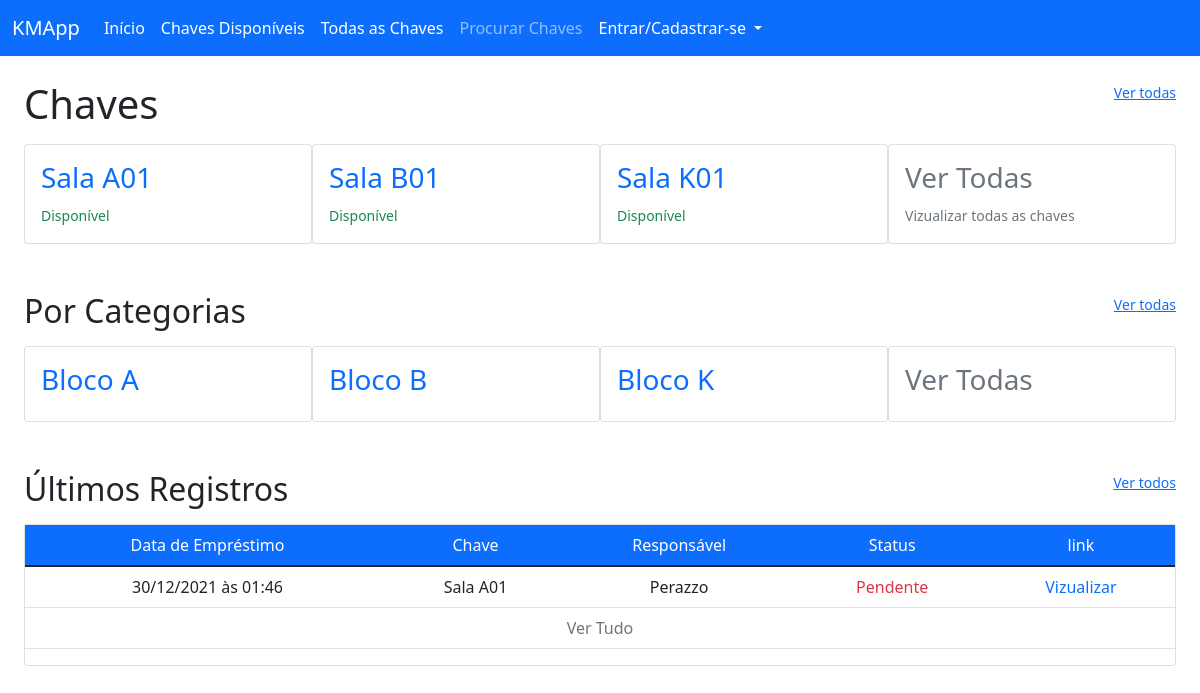
The app's page /view/, older data.
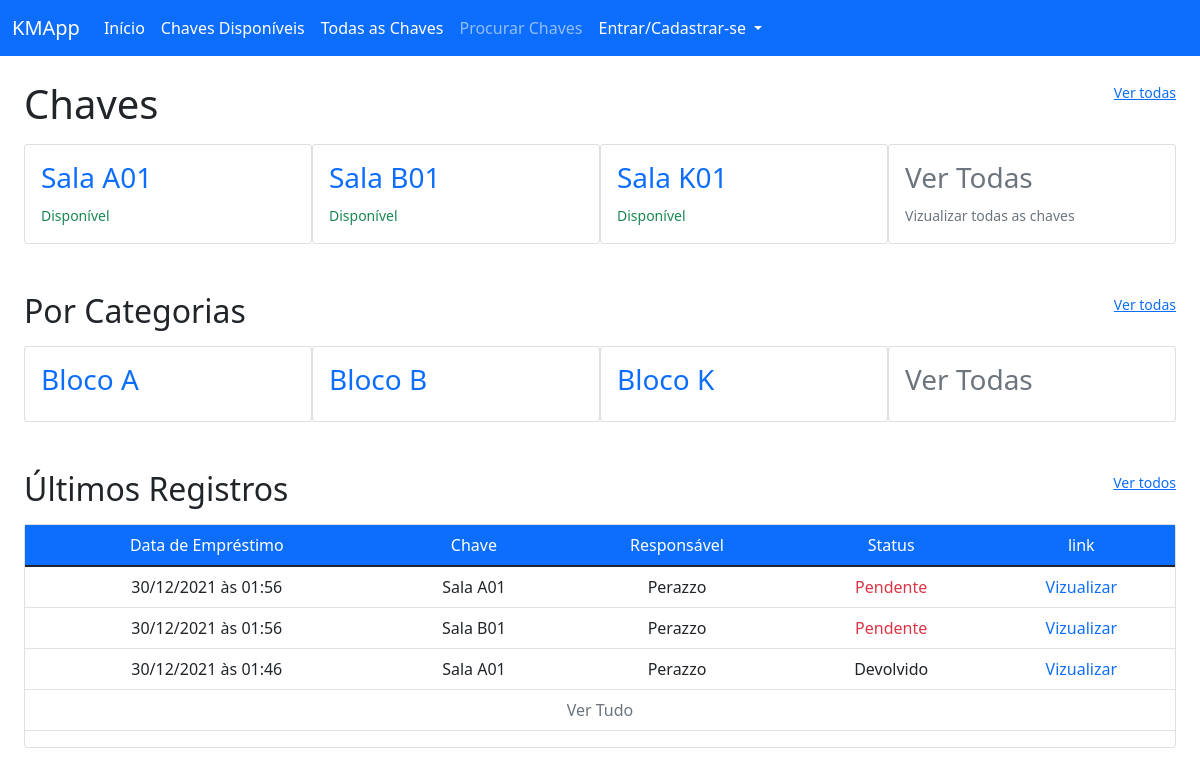
The same page, newer data.
### key_manager/models/key.py (models this page shows, shortened)
class Key(db.Model):
    __tablename__ = 'keys'
    id = db.Column(db.Integer, primary_key=True)
    key_category_id = db.Column(db.Integer, db.ForeignKey("categories.id"))
    key_avaliable = db.Column(db.Boolean, default=True)
    name = db.Column(db.String(100), unique=False, nullable=False)
    slug = db.Column(db.String(100), unique=True, nullable=False)
    creation_date = db.Column(db.DateTime, nullable=False, default=datetime.utcnow)

### key_manager/models/category.py (models this page shows, shortened)
class Category(db.Model):
    __tablename__ = 'categories'
    id = db.Column(db.Integer, primary_key=True)
    name = db.Column(db.String(100), unique=False, nullable=False)
    slug = db.Column(db.String(100), unique=True, nullable=False)
    creation_date = db.Column(db.DateTime, nullable=False, default=datetime.utcnow)

### key_manager/models/registry.py (models this page shows, shortened)
class Registry(db.Model):
    __tablename__ = 'registries'
    id = db.Column(db.Integer, primary_key=True)
    user_id = db.Column(db.Integer, db.ForeignKey('users.id'), nullable=False)
    key_loan_date = db.Column(db.DateTime, nullable=False, default=datetime.utcnow)
    key_return_date = db.Column(db.DateTime, nullable=True)
    key_id = db.Column(db.Integer, db.ForeignKey('keys.id'), nullable=False)
    holder_name = db.Column(db.String(100), nullable=False)
    holder_email = db.Column(db.String(100), nullable=True)

### key_manager/routes/views.py (the view)
@view.route("/")
def viewIndex():
    keys = Key.query.filter_by(key_avaliable=True).order_by(Key.name).all()
    cats = Category.query.order_by(Category.name).limit(7)
    regs = Registry.query.order_by(Registry.key_loan_date.desc()).limit(7)
    return render_template("view/indexView.html", keys=keys, categories=cats, registries=regs, key_names=Key.query, hidden_footer=True, title="Vizualização" )

### key_manager/templates/view/indexView.html (shortened to what the changed rows need)
{% extends 'base.html' %}
{% block content %}
<div class="container-fluid">
    <div class="row mt-4">
        <h1 class="col">Chaves</h1>
    </div>
    <div class="card-group row-cols-4 mt-2">
        {% for key in keys %}
        <a class="text-decoration-none" href="{{url_for('view.viewKey', key_slug=key.slug)}}">
            <div class="card">
                <div class="card-body">
                    <h3>{{key.name}}</h3>
                    <small>
                        {% if key.key_avaliable %}
                        <span class="text-success">Disponível</span>
                        {% else %}
                        <span class="text-danger">Em uso</span>
                        {% endif %}
                    </small>
                </div>
            </div>
        </a>
        {% endfor %}
    </div>
    <div class="row mt-5">
        <h2 class="col">Por Categorias</h2>
    </div>
    <div class="card-group row-cols-4 mt-2">
        {% for category in categories %}
        <a class="text-decoration-none" href="{{url_for('view.viewCat', category_slug=category.slug)}}">
            <div class="card">
                <div class="card-body">
                    <h3>{{category.name}}</h3>
                </div>
            </div>
        </a>
        {% endfor %}
    </div>
    <div class="row mt-5">
        <h2 class="col">Últimos Registros</h2>
    </div>
    <div class="card-group mt-2">
        <div class="card">
            <div class="car-body">
                <table class="table">
                    <thead class="bg-primary text-white">
                        <tr>
                            <td class="col-auto text-center">Data de Empréstimo</td>
                            <td class="col-auto text-center">Chave</td>
                            <td class="col-auto text-center">Responsável</td>
                            <td class="col-auto text-center">Status</td>
                            <td class="col-auto text-center">link</td>
                        </tr>
                    </thead>
                    <tbody>
                    {% for registry in registries %}
                        <tr>
                            <td class="col-auto text-center">{{ registry.key_loan_date.strftime("%d/%m/%Y às %H:%M") }}</td>
                            {% for name in key_names.filter_by(id=registry.key_id).all() %}
                            <td class="col-auto text-center">{{ name.name }}</td>
                            {% endfor %}
                            <td class="col-auto text-center">{{ registry.holder_name }}</td>
                            <td class="col-auto text-center">
                                {% if registry.key_return_date %}
                                <span>Devolvido</span>
                                {% else %}
                                <span class="text-danger">Pendente</span>
                                {% endif %}
                            </td>
                            <td class="col-auto text-center">
                                <a class="text-decoration-none" href="{{url_for('view.viewReg', reg_id=registry.id)}}">Vizualizar</a>
                            </td>
                        </tr>
                        {% endfor %}
                    </tbody>
                </table>
            </div>
        </div>
    </div>
{% endblock %}

Row changes from the older to the newer data that the page shows:
added Registry: key_loan_date "30/12/2021 às 01:56", holder_name "Perazzo", shows "Pendente", Key (name "Sala A01")
added Registry: key_loan_date "30/12/2021 às 01:56", holder_name "Perazzo", shows "Pendente", Key (name "Sala B01")
changed Registry "30/12/2021 às 01:46": key_return_date "Pendente" → "Devolvido"
